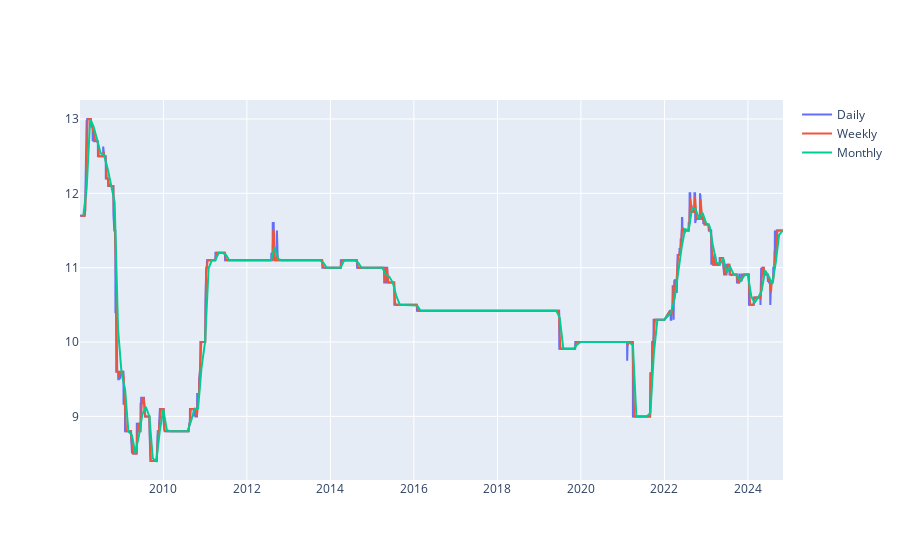

Notebook source saved alongside this figure:
### Code cell
fig = go.Figure()
fig.add_trace(go.Scatter(x=ws_adj.index, y=ws_adj['oil_bol'], mode='lines', name='Daily'))
fig.add_trace(go.Scatter(x=WS_weekly.index, y=WS_weekly['oil_bol'], mode='lines', name='Weekly'))
fig.add_trace(go.Scatter(x=WS_monthly.index, y=WS_monthly['oil_bol'], mode='lines', name='Monthly'))

### Figure 1 — Plotly figure (JSON) as saved in the notebook; plotly's stock layout.template omitted (floating-point values rounded to 4 significant figures; data arrays with more than 128 entries replaced by an {"elided": "..."} marker saying what was removed)
{"data": [{"mode": "lines", "name": "Daily", "type": "scatter", "x": {"elided": "5016 str values"}, "y": {"elided": "5016 float values"}}, {"mode": "lines", "name": "Weekly", "type": "scatter", "x": {"elided": "879 str values"}, "y": {"elided": "879 float values"}}, {"mode": "lines", "name": "Monthly", "type": "scatter", "x": {"elided": "202 str values"}, "y": {"elided": "202 float values"}}], "layout": {}}
